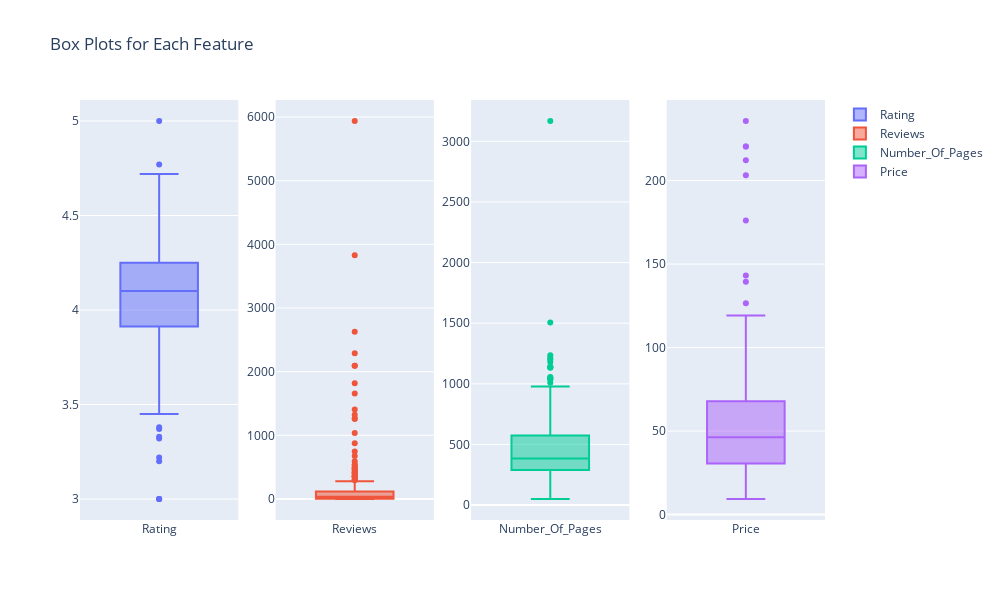

Notebook source saved alongside this figure:
### Markdown cell above
## Task 1: Univariate Outlier detection

### Code cell
# Numerical features
features = ["Rating", "Reviews", "Number_Of_Pages", "Price"]

# Generate box plots for each feature
fig = make_subplots(rows=1, cols=4)

for feature in features:
    fig.add_trace(
        go.Box(y=df[feature], name=feature),
        row=1,
        col=features.index(feature) + 1,
    )

fig.update_layout(height=600, width=1000, title_text="Box Plots for Each Feature")
fig.write_html("plots/task1.html")
fig.show()

### Figure 1 — Plotly figure (JSON) as saved in the notebook; plotly's stock layout.template omitted (floating-point values rounded to 4 significant figures; data arrays with more than 128 entries replaced by an {"elided": "..."} marker saying what was removed)
{"data": [{"name": "Rating", "type": "box", "xaxis": "x", "y": {"elided": "271 float values"}, "yaxis": "y"}, {"name": "Reviews", "type": "box", "xaxis": "x2", "y": {"elided": "271 int values"}, "yaxis": "y2"}, {"name": "Number_Of_Pages", "type": "box", "xaxis": "x3", "y": {"elided": "271 int values"}, "yaxis": "y3"}, {"name": "Price", "type": "box", "xaxis": "x4", "y": {"elided": "271 float values"}, "yaxis": "y4"}], "layout": {"height": 600, "title": {"text": "Box Plots for Each Feature"}, "width": 1000, "xaxis": {"anchor": "y", "domain": [0, 0.2125]}, "xaxis2": {"anchor": "y2", "domain": [0.2625, 0.475]}, "xaxis3": {"anchor": "y3", "domain": [0.525, 0.7375]}, "xaxis4": {"anchor": "y4", "domain": [0.7875, 1]}, "yaxis": {"anchor": "x", "domain": [0, 1]}, "yaxis2": {"anchor": "x2", "domain": [0, 1]}, "yaxis3": {"anchor": "x3", "domain": [0, 1]}, "yaxis4": {"anchor": "x4", "domain": [0, 1]}}}
